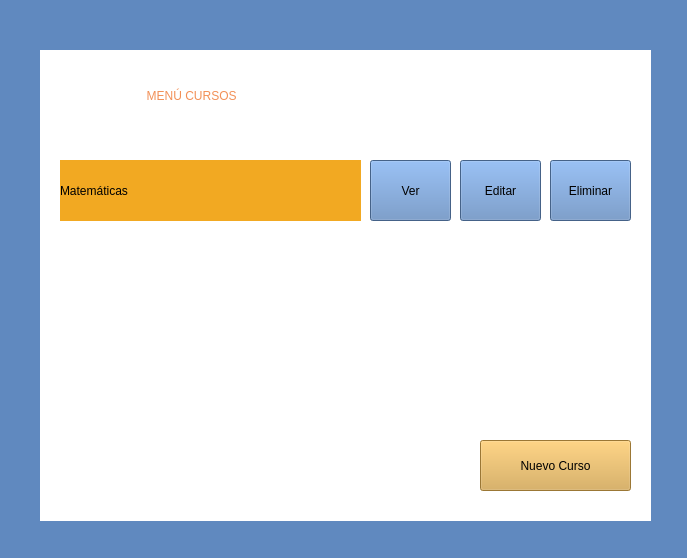
<?xml version="1.0" encoding="UTF-8"?>
<ui version="4.0">
 <class>menuCursos</class>
 <widget class="QMainWindow" name="menuCursos">
  <property name="geometry">
   <rect>
    <x>0</x>
    <y>0</y>
    <width>687</width>
    <height>558</height>
   </rect>
  </property>
  <property name="windowTitle">
   <string>MainWindow</string>
  </property>
  <property name="styleSheet">
   <string notr="true">background-color: rgb(96, 137, 191);</string>
  </property>
  <widget class="QWidget" name="centralwidget">
   <widget class="QPushButton" name="pushButton">
    <property name="geometry">
     <rect>
      <x>480</x>
      <y>440</y>
      <width>151</width>
      <height>51</height>
     </rect>
    </property>
    <property name="styleSheet">
     <string notr="true">font: 700 12pt &quot;Segoe UI&quot;;
background-color: rgb(217, 167, 74);</string>
    </property>
    <property name="text">
     <string>Nuevo Curso</string>
    </property>
   </widget>
   <widget class="QLabel" name="label">
    <property name="geometry">
     <rect>
      <x>40</x>
      <y>50</y>
      <width>611</width>
      <height>471</height>
     </rect>
    </property>
    <property name="styleSheet">
     <string notr="true">background-color: rgb(255, 255, 255);</string>
    </property>
    <property name="text">
     <string/>
    </property>
   </widget>
   <widget class="QLabel" name="label_2">
    <property name="geometry">
     <rect>
      <x>140</x>
      <y>70</y>
      <width>391</width>
      <height>51</height>
     </rect>
    </property>
    <property name="styleSheet">
     <string notr="true">font: 700 36pt &quot;Segoe UI&quot;;
background-color: rgb(255, 255, 255);
color: rgb(242, 144, 87);</string>
    </property>
    <property name="text">
     <string>  MENÚ CURSOS</string>
    </property>
   </widget>
   <widget class="QPushButton" name="botonVer">
    <property name="geometry">
     <rect>
      <x>370</x>
      <y>160</y>
      <width>81</width>
      <height>61</height>
     </rect>
    </property>
    <property name="styleSheet">
     <string notr="true">font: 700 12pt &quot;Segoe UI&quot;;
</string>
    </property>
    <property name="text">
     <string>Ver</string>
    </property>
   </widget>
   <widget class="QLabel" name="label_3">
    <property name="geometry">
     <rect>
      <x>60</x>
      <y>160</y>
      <width>301</width>
      <height>61</height>
     </rect>
    </property>
    <property name="styleSheet">
     <string notr="true">font: 700 26pt &quot;Segoe UI&quot;;
background-color: rgb(242, 169, 34);
font: 24pt &quot;Segoe UI&quot;;
font: 700 9pt &quot;Segoe UI&quot;;
font: 700 22pt &quot;Segoe UI&quot;;</string>
    </property>
    <property name="text">
     <string>Matemáticas</string>
    </property>
   </widget>
   <widget class="QPushButton" name="pushButton_4">
    <property name="geometry">
     <rect>
      <x>460</x>
      <y>160</y>
      <width>81</width>
      <height>61</height>
     </rect>
    </property>
    <property name="styleSheet">
     <string notr="true">font: 700 12pt &quot;Segoe UI&quot;;</string>
    </property>
    <property name="text">
     <string>Editar</string>
    </property>
   </widget>
   <widget class="QPushButton" name="pushButton_5">
    <property name="geometry">
     <rect>
      <x>550</x>
      <y>160</y>
      <width>81</width>
      <height>61</height>
     </rect>
    </property>
    <property name="styleSheet">
     <string notr="true">font: 700 12pt &quot;Segoe UI&quot;;</string>
    </property>
    <property name="text">
     <string>Eliminar</string>
    </property>
   </widget>
   <zorder>label</zorder>
   <zorder>pushButton</zorder>
   <zorder>label_2</zorder>
   <zorder>botonVer</zorder>
   <zorder>label_3</zorder>
   <zorder>pushButton_4</zorder>
   <zorder>pushButton_5</zorder>
  </widget>
 </widget>
 <resources/>
 <connections/>
</ui>
